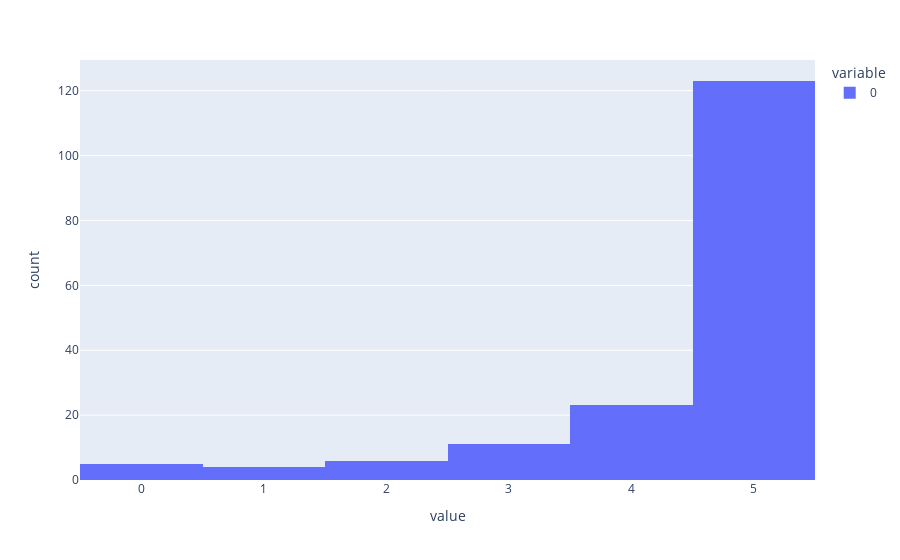

Source (notebook cell):
### Code cell
px.histogram(predictions)

### Figure 1 — Plotly figure (JSON) as saved in the notebook; plotly's stock layout.template omitted (floating-point values rounded to 4 significant figures; data arrays with more than 128 entries replaced by an {"elided": "..."} marker saying what was removed)
{"data": [{"alignmentgroup": "True", "bingroup": "x", "hovertemplate": "variable=0<br>value=%{x}<br>count=%{y}<extra></extra>", "legendgroup": "0", "marker": {"color": "#636efa", "pattern": {"shape": ""}}, "name": "0", "offsetgroup": "0", "orientation": "v", "showlegend": true, "type": "histogram", "x": {"elided": "172 int values"}, "xaxis": "x", "yaxis": "y"}], "layout": {"barmode": "relative", "legend": {"title": {"text": "variable"}, "tracegroupgap": 0}, "margin": {"t": 60}, "xaxis": {"anchor": "y", "domain": [0, 1], "title": {"text": "value"}}, "yaxis": {"anchor": "x", "domain": [0, 1], "title": {"text": "count"}}}}
